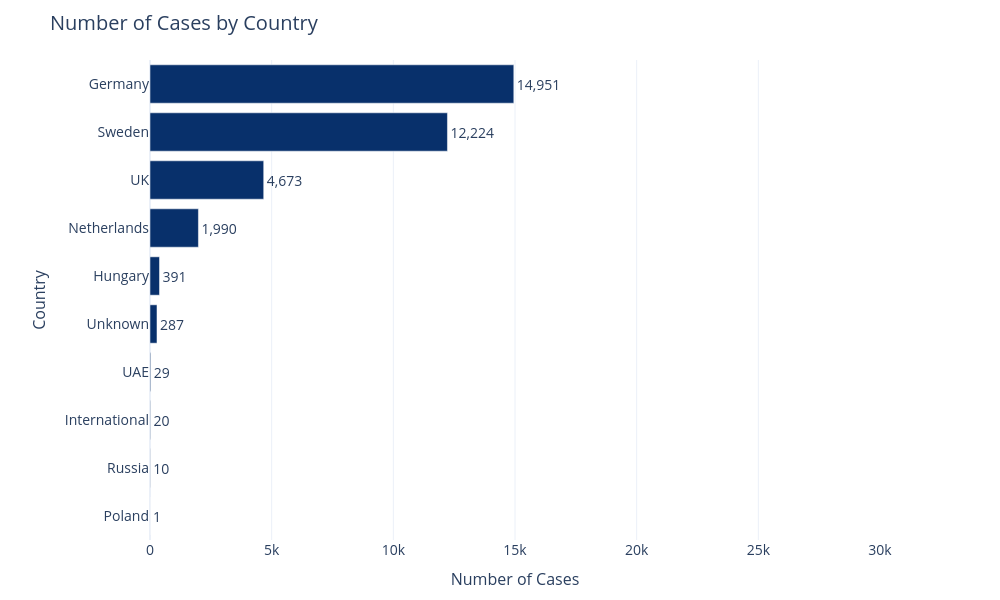

Source (notebook cell):
### Markdown cell above
## 7. EDA — Cases by Country
Horizontal bar chart showing the distribution of records across countries (`SL_COUNTRY`), with missing values filled as "Unknown".

### Code cell
# =============================================================================
# Number of Cases by Country (SL_COUNTRY)
# =============================================================================

if 'SL_COUNTRY' in master_df.columns:
    country_counts = master_df['SL_COUNTRY'].fillna('Unknown').value_counts().sort_values(ascending=True)

    fig = go.Figure(data=[go.Bar(
        y=country_counts.index.astype(str),
        x=country_counts.values,
        orientation='h',
        text=[f'{v:,}' for v in country_counts.values],
        textposition='outside',
        cliponaxis=False,
        marker=dict(color='#08306b'),
        textfont=dict(size=14)
    )])

    fig.update_layout(
        title=dict(text='Number of Cases by Country', font=dict(size=20)),
        xaxis_title=dict(text='Number of Cases', font=dict(size=16)),
        yaxis_title=dict(text='Country', font=dict(size=16)),
        xaxis=dict(tickfont=dict(size=14), range=[0, 30000]),
        yaxis=dict(tickfont=dict(size=14)),
        width=1000,
        height=max(500, len(country_counts) * 60),
        showlegend=False,
        hovermode='y unified',
        margin=dict(l=150, r=120, t=60, b=60),
        template='plotly_white'
    )
    fig.show()

    # Save high-resolution PNG for thesis
    fig.write_image(PATHS['results'] / 'Number of Cases by Country.png', scale=4, engine='kaleido')
    print(f"Saved high-res chart to: {PATHS['results'] / 'Number of Cases by Country.png'}")

    print(f"\nUnique countries: {master_df['SL_COUNTRY'].nunique(dropna=False)}")
    print(f"Total records: {len(master_df):,}")
    print(f"\n{country_counts.sort_values(ascending=False).to_string()}")
else:
    print("Column 'SL_COUNTRY' not found in master_df.")

### Figure 1 — Plotly figure (JSON) as saved in the notebook; plotly's stock layout.template omitted (floating-point values rounded to 4 significant figures)
{"data": [{"cliponaxis": false, "marker": {"color": "#08306b"}, "orientation": "h", "text": ["1", "10", "20", "29", "287", "391", "1,990", "4,673", "12,224", "14,951"], "textfont": {"size": 14}, "textposition": "outside", "type": "bar", "x": [1, 10, 20, 29, 287, 391, 1990, 4673, 12224, 14951], "y": ["Poland", "Russia", "International", "UAE", "Unknown", "Hungary", "Netherlands", "UK", "Sweden", "Germany"]}], "layout": {"height": 600, "hovermode": "y unified", "margin": {"b": 60, "l": 150, "r": 120, "t": 60}, "showlegend": false, "title": {"font": {"size": 20}, "text": "Number of Cases by Country"}, "width": 1000, "xaxis": {"range": [0, 30000], "tickfont": {"size": 14}, "title": {"font": {"size": 16}, "text": "Number of Cases"}}, "yaxis": {"tickfont": {"size": 14}, "title": {"font": {"size": 16}, "text": "Country"}}}}
